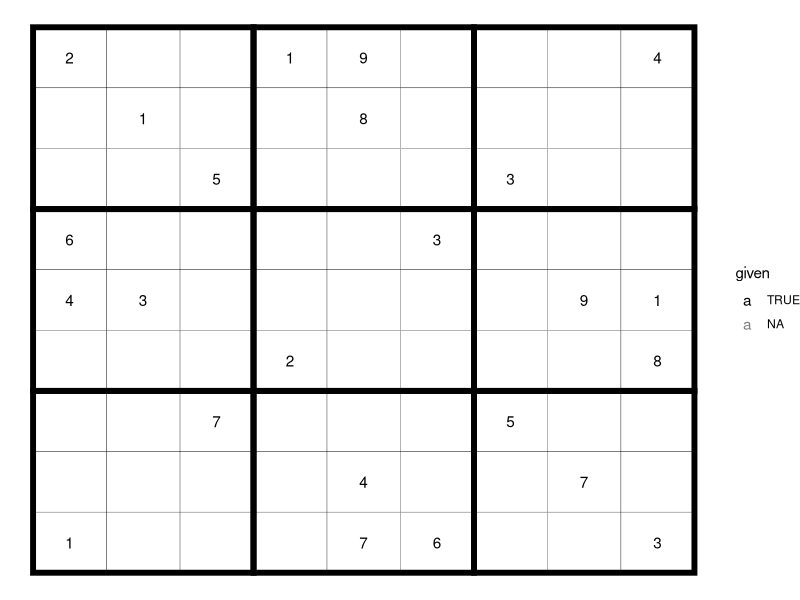
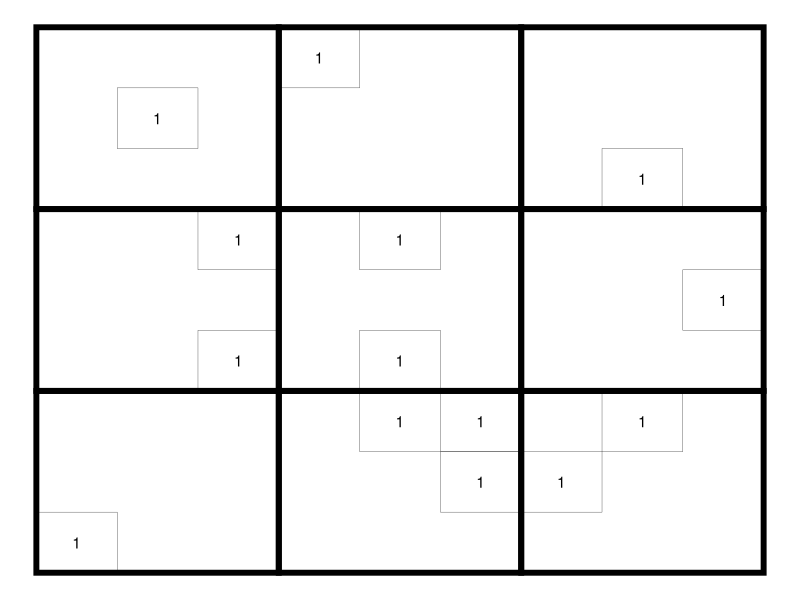
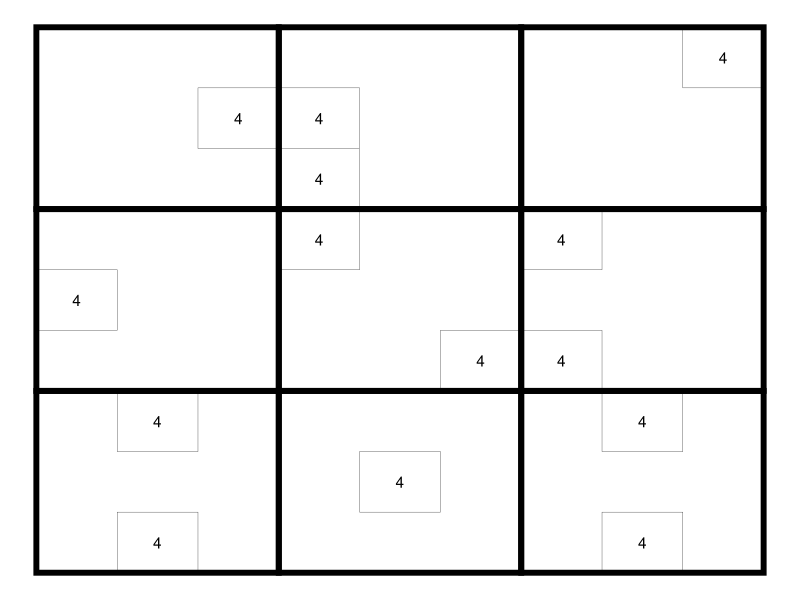
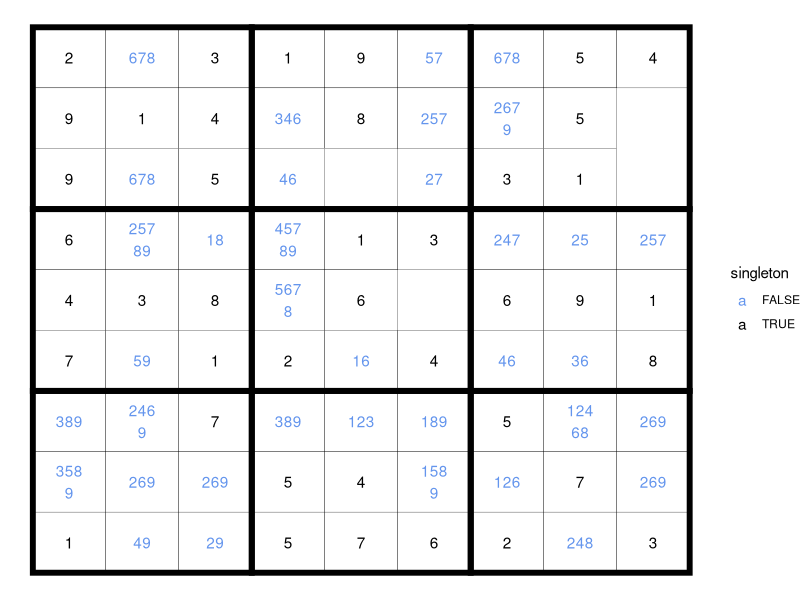
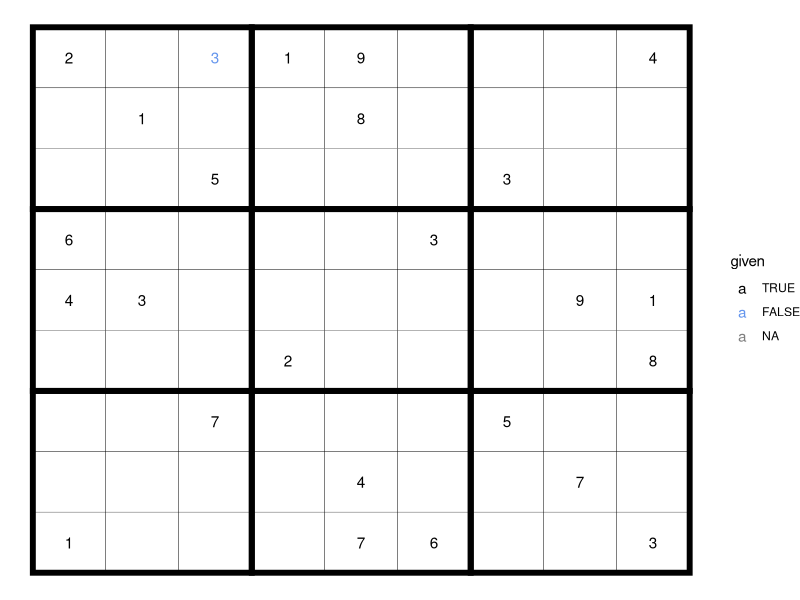
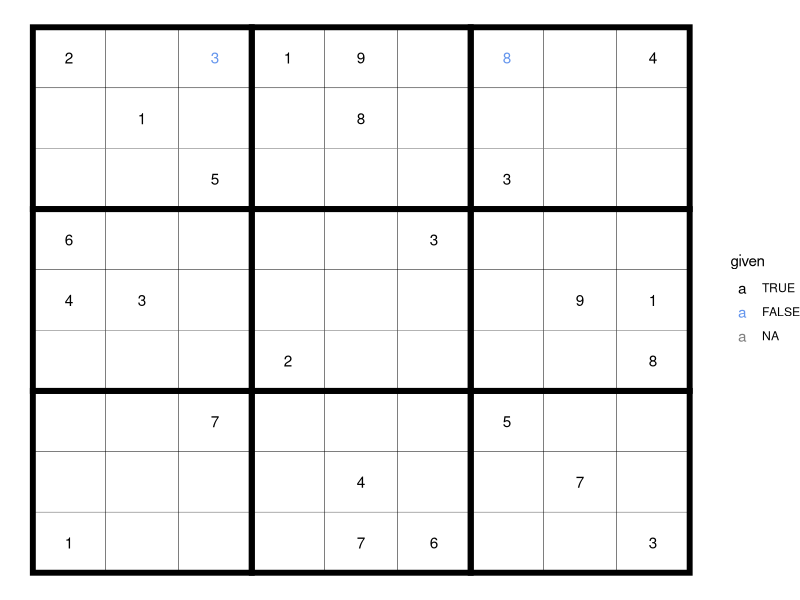
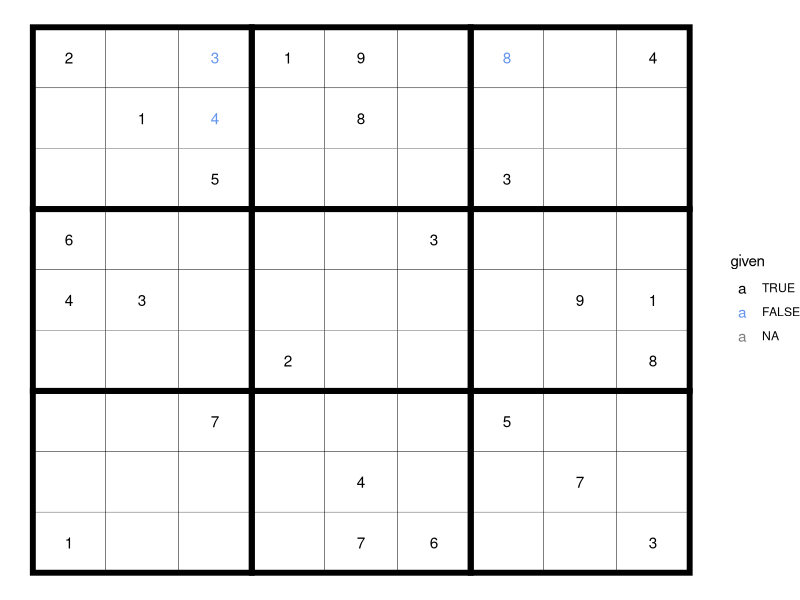
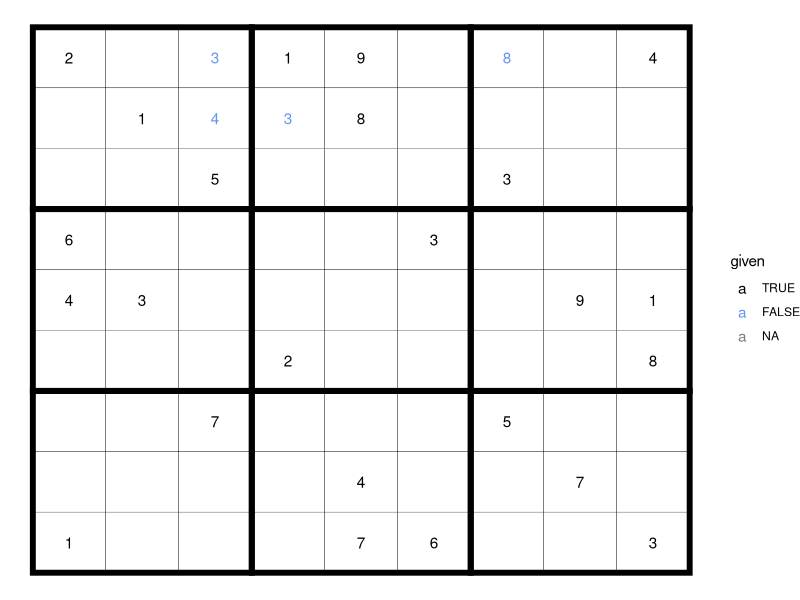

Source code (R) for these figures, in order: (Note: a time limit stopped this script after it produced the figures.)
library(tidyverse)

sudoku_choices <- tibble(
  value = integer(0),
  row = integer(0),
  column = integer(0)
)

initiate_empty_grid <- function() {
  tibble(
    value = NA,
    expand.grid(row=1:9, column=1:9),
    given = NA
  ) %>% 
    arrange(row, column)
}

add_value_xy <- function(.grid, .row, .column, value, given=FALSE) {
  idx <- which(.grid$row == .row & .grid$column == .column)
  .grid[idx, "value"] <- value
  .grid[idx, "given"] <- given
  .grid
}

sudoku_grid <- initiate_empty_grid()
sudoku_grid <- add_value_xy(sudoku_grid, 1, 1, 2, given=TRUE)
sudoku_grid <- add_value_xy(sudoku_grid, 1, 4, 1, given=TRUE)
sudoku_grid <- add_value_xy(sudoku_grid, 1, 5, 9, given=TRUE)
sudoku_grid <- add_value_xy(sudoku_grid, 1, 9, 4, given=TRUE)
sudoku_grid <- add_value_xy(sudoku_grid, 2, 2, 1, given=TRUE)
sudoku_grid <- add_value_xy(sudoku_grid, 2, 5, 8, given=TRUE)
sudoku_grid <- add_value_xy(sudoku_grid, 3, 3, 5, given=TRUE)
sudoku_grid <- add_value_xy(sudoku_grid, 3, 7, 3, given=TRUE)
sudoku_grid <- add_value_xy(sudoku_grid, 4, 1, 6, given=TRUE)
sudoku_grid <- add_value_xy(sudoku_grid, 4, 6, 3, given=TRUE)
sudoku_grid <- add_value_xy(sudoku_grid, 5, 1, 4, given=TRUE)
sudoku_grid <- add_value_xy(sudoku_grid, 5, 2, 3, given=TRUE)
sudoku_grid <- add_value_xy(sudoku_grid, 5, 8, 9, given=TRUE)
sudoku_grid <- add_value_xy(sudoku_grid, 5, 9, 1, given=TRUE)
sudoku_grid <- add_value_xy(sudoku_grid, 6, 4, 2, given=TRUE)
sudoku_grid <- add_value_xy(sudoku_grid, 6, 9, 8, given=TRUE)
sudoku_grid <- add_value_xy(sudoku_grid, 7, 3, 7, given=TRUE)
sudoku_grid <- add_value_xy(sudoku_grid, 7, 7, 5, given=TRUE)
sudoku_grid <- add_value_xy(sudoku_grid, 8, 5, 4, given=TRUE)
sudoku_grid <- add_value_xy(sudoku_grid, 8, 8, 7, given=TRUE)
sudoku_grid <- add_value_xy(sudoku_grid, 9, 1, 1, given=TRUE)
sudoku_grid <- add_value_xy(sudoku_grid, 9, 5, 7, given=TRUE)
sudoku_grid <- add_value_xy(sudoku_grid, 9, 6, 6, given=TRUE)
sudoku_grid <- add_value_xy(sudoku_grid, 9, 9, 3, given=TRUE)
sudoku_grid

get_tile_index <- function(index) {
  (index-1) %/% 3 + 1
}

get_tile_indices <- function(index) {
  1:3 + (index-1)*3
}

get_tile_values <- function(.grid, .row, .column) {
  row_tile <- get_tile_index(.row)
  column_tile <- get_tile_index(.column)
  get_rows <- get_tile_indices(row_tile)
  get_columns <- get_tile_indices(column_tile)
  .grid %>% 
    filter(row %in% get_rows & column %in% get_columns & !is.na(value)) %>% 
    pull(value)
}

exclude_choice_required_elsewhere <- function(.value, .choices, .row, .column) {
  # look for row/columns where a number cannot appear in 2 out of 3 tiles (on that row)
  # deduct that the choice MUST appear on that row/column in the remaining tile
  # eliminate that choice from the other rows/columns in that remaining tile
  
  # considering that this function focuses on a given row/column,
  # it needs to look at the other two rows for that tile
  row_tile <- get_tile_index(.row)
  column_tile <- get_tile_index(.column)
  tile_rows <- get_tile_indices(row_tile)
  tile_columns <- get_tile_indices(column_tile)
  tile_other_rows <- setdiff(tile_rows, .row)
  tile_other_columns <- setdiff(tile_columns, .column)
  other_tiles_rows <- setdiff(1:9, tile_rows)
  other_tiles_columns <- setdiff(1:9, tile_columns)
  
  # which other rows in the tile is this value a choice for?
  choice_other_rows <- .choices %>% 
    filter(value == .value & row %in% tile_other_rows & column %in% tile_columns) %>% 
    pull(row) %>% 
    unique()
  # exclude the value from this cell if it is required in any other row in that tile
  for (row in choice_other_rows) {
    choices_in_other_row <- .choices %>% 
      filter(row %in% choice_other_rows & !column %in% tile_columns) %>% 
      pull(value) %>% 
      unique() %>% 
      sort()
    if (!.value %in% choices_in_other_row) {
      return(TRUE) # exclude
    }
  }
  # which other rows in the tile is this value a choice for?
  choice_other_columns <- .choices %>% 
    filter(value == .value & column %in% tile_other_columns & row %in% tile_rows) %>% 
    pull(column) %>% 
    unique()
  # exclude the value from this cell if it is required in any other column in that tile
  for (column in choice_other_columns) {
    choices_in_other_column <- .choices %>% 
      filter(column %in% choice_other_columns & !row %in% tile_rows) %>% 
      pull(value) %>% 
      unique() %>% 
      sort()
    if (!.value %in% choices_in_other_column) {
      return(TRUE) # exclude
    }
  }
  return(FALSE)
}
exclude_choice_required_elsewhere(8, sudoku_choices, 1, 2)

compute_cell_choices <- function(.grid, .choices, .row, .column) {
  grid_value <- .grid %>% 
    filter(row == .row & column == .column) %>% 
    pull(value)
  if (!is.na(grid_value)) {
    return(grid_value)
  }
  
  choices <- 1:9
  
  row_values_used <- .grid %>% 
    filter(row == .row & !is.na(value)) %>% 
    pull(value)
  choices <- setdiff(choices, row_values_used)
  
  column_values_used <- .grid %>% 
    filter(column == .column & !is.na(value)) %>% 
    pull(value)
  choices <- setdiff(choices, column_values_used)
  
  tile_values_used <- get_tile_values(.grid, .row, .column)
  choices <- setdiff(choices, tile_values_used)
  
  print(choices)
  exclude <- vapply(choices, exclude_choice_required_elsewhere, FUN.VALUE = logical(1), .choices = .choices, .row = .row, .column = .column)
  print(exclude)
  choices <- choices[!exclude]
  print(choices)
  
  choices
}
compute_cell_choices(sudoku_grid, sudoku_choices, 1, 3)
compute_cell_choices(sudoku_grid, sudoku_choices, 2, 4)
compute_cell_choices(sudoku_grid, sudoku_choices, 3, 8)
compute_cell_choices(sudoku_grid, sudoku_choices, 6, 8)
compute_cell_choices(sudoku_grid, sudoku_choices, 8, 7)
compute_cell_choices(sudoku_grid, sudoku_choices, 1, 2)

update_choices_xy <- function(.grid, .row, .column, choices) {
  if (length(choices) == 0) {
    return(.grid)
  }
  .grid %>% 
    filter(!(row == .row & column == .column)) %>% 
    bind_rows(tibble(value = choices, row = .row, column = .column)) %>% 
    arrange(row, column)
}

update_choices_all <- function(sudoku_choices, sudoku_grid) {
  for (.row in 1:9) {
    for (.column in 1:9) {
      sudoku_grid_value <- sudoku_grid %>% 
        filter(row == .row & column == .column) %>% 
        pull(value)
      if (!is.na(sudoku_grid_value)) {
        sudoku_choices <- update_choices_xy(sudoku_choices, .row, .column, sudoku_grid_value)
      } else {
        choices <- compute_cell_choices(sudoku_grid, sudoku_choices, .row, .column)
        sudoku_choices <- update_choices_xy(sudoku_choices, .row, .column, choices)
      }
    }
  }
  sudoku_choices %>% 
    arrange(row, column)
}
sudoku_choices <- update_choices_all(sudoku_choices, sudoku_grid)

plot_grid <- function(.grid) {
  .grid <- .grid %>% 
    mutate(given = factor(given, c(TRUE, FALSE)))
  tile_centers <- expand.grid(row = 2 + 0:2*3, column = 2 + 0:2*3)
  ggplot(.grid, aes(column, 10-row)) +
    geom_tile(fill = "white", color = "black", width = 1, height = 1) +
    geom_tile(aes(10-row, column), tile_centers, fill = NA, color = "black", width = 3, height = 3, linewidth = 2) +
    geom_text(aes(label = value, color = given)) +
    theme_void() +
    scale_color_manual(values = c("TRUE" = "black", "FALSE" = "cornflowerblue"))
}
plot_grid(sudoku_grid)

plot_choices_value <- function(.choices, .value) {
  tile_centers <- expand.grid(row = 2 + 0:2*3, column = 2 + 0:2*3)
  .choices %>% 
    filter(value == .value) %>% 
    ggplot(aes(column, 10-row)) +
    geom_tile(fill = "white", color = "black", width = 1, height = 1) +
    geom_tile(aes(10-row, column), tile_centers, fill = NA, color = "black", width = 3, height = 3, linewidth = 2) +
    geom_text(aes(label = value)) +
    theme_void() +
    scale_color_manual(values = c("TRUE" = "black", "FALSE" = "cornflowerblue"))
}
plot_choices_value(sudoku_choices, 1)
plot_choices_value(sudoku_choices, 4)

strwrap_choices <- function(x) {
  x <- str_flatten(x)
  lapply(
    split(
      str_split(x, "")[[1]],
      head(rep(1:3, each = 3), str_length(x))
    ),
    str_flatten
  ) %>% str_flatten(collapse = "\n")
}
strwrap_choices("123456789")
strwrap_choices("12345")
strwrap_choices("12")

sudoku_choices %>% 
  group_by(row, column) %>% 
  summarise(value = strwrap_choices(value))

plot_choices <- function(.choices) {
  tile_centers <- expand.grid(row = 2 + 0:2*3, column = 2 + 0:2*3)
  .choices %>% 
    group_by(row, column) %>% 
    summarise(
      value = strwrap_choices(value),
      singleton = str_length(value) == 1
    ) %>%
    ggplot(aes(column, 10-row)) +
    geom_tile(fill = "white", color = "black", width = 1, height = 1) +
    geom_tile(aes(10-row, column), tile_centers, fill = NA, color = "black", width = 3, height = 3, linewidth = 2) +
    geom_text(aes(label = value, colour = singleton)) +
    theme_void() +
    scale_color_manual(values = c("TRUE" = "black", "FALSE" = "cornflowerblue"))
}
plot_choices(sudoku_choices)

get_cell_choices <- function(.grid, .row, .column) {
  .grid %>% 
    filter(row == .row & column == .column) %>% 
    pull(value)
}
get_cell_choices(sudoku_choices, 8, 7)
get_cell_choices(sudoku_choices, 1, 2)

only_cell_in_tile <- function(.choices, .value, .row, .column) {
  row_tile <- get_tile_index(.row)
  column_tile <- get_tile_index(.column)
  get_rows <- get_tile_indices(row_tile)
  get_columns <- get_tile_indices(column_tile)
  cells_in_tile <- .choices %>% 
    filter(value == .value) %>% 
    filter(row %in% get_rows & column %in% get_columns)
  identical(nrow(cells_in_tile), 1L) &&
    cells_in_tile$row == .row &&
    cells_in_tile$column == .column
}
only_cell_in_tile(sudoku_choices, 1, 3, 8)
only_cell_in_tile(sudoku_choices, 4, 4, 4)

only_cell_in_column <- function(.choices, .value, .row, .column) {
  cells_in_column <- .choices %>% 
    filter(column == .column & value == .value)
  identical(nrow(cells_in_column), 1L) &&
    cells_in_column$row == .row &&
    cells_in_column$column == .column
}
only_cell_in_column(sudoku_choices, 4, 4, 4)

only_cell_in_row <- function(.choices, .value, .row, .column) {
  cells_in_row <- .choices %>% 
    filter(row == .row & value == .value)
  identical(nrow(cells_in_row), 1L) &&
    cells_in_row$row == .row &&
    cells_in_row$column == .column
}
only_cell_in_row(sudoku_choices, 2, 5, 3)

prompt_next <- function() {
  x <- readline(prompt="Go next? ")
  grepl("y", x)
}

test_choices_xy <- function(.grid, .choices, .row, .column) {
  # what are the choices for the current cell?
  cell_choices <- get_cell_choices(.choices, .row, .column)
  message("== cell_choices ==")
  message("row: ", .row, ", column: ", .column, ", choice: ", cell_choices)
  # what are the choices for every other cell in the tile?
  tile_row_index <- get_tile_index(.row)
  tile_column_index <- get_tile_index(.column)
  tile_row_indices <- get_tile_indices(tile_row_index)
  tile_column_indices <- get_tile_indices(tile_column_index)
  competing_cells <- as_tibble(expand.grid(row = tile_row_indices, column = tile_column_indices)) %>% 
    bind_rows(tibble(row = .row, column = setdiff(1:9, .column))) %>% 
    bind_rows(tibble(row = setdiff(1:9, .row), column = .column)) %>% 
    filter(!(row == .row & column ==.column)) %>% 
    distinct(row, column) %>% 
    arrange(row, column)
  # print(c(.row, .column))
  # print(competing_cells, n = Inf)
  other_cell_choices <- competing_cells %>% 
    inner_join(.choices, c("row", "column")) %>% 
    pull(value) %>% 
    unique()
  print(other_cell_choices)
  cell_choices[!cell_choices %in% other_cell_choices]
}
test_choices_xy(sudoku_grid, sudoku_choices, 3, 8)

firstpass <- TRUE
continue <- TRUE
prompt <- F
n_filled <- sum(!is.na(sudoku_grid$value))
while(any(is.na(sudoku_grid$value)) & continue) {
  if (firstpass) {
    sudoku_choices <- update_choices_all(sudoku_choices, sudoku_grid)
    firstpass <- FALSE
  }
  for (row in 1:9) {
    # interrupt if signal is toggled
    if (!continue) break
    for (column in 1:9) {
      # interrupt if signal is toggled
      if (!continue) break
      if (!is.na(sudoku_grid[sudoku_grid$row == row & sudoku_grid$column == column, "value"])) {
        next
      }
      # eliminate choices from 1:9
      only_choice <- test_choices_xy(sudoku_grid, sudoku_choices, row, column)
      message("== only_choice ==")
      message("row: ", row, ", column: ", column, ", only_choice: ", only_choice)
      if (length(only_choice) == 1) {
        if (prompt) {
          continue <- prompt_next()
        } else {
          continue <- TRUE
        }
        if (continue) {
          sudoku_grid <- add_value_xy(sudoku_grid, row, column, only_choice, given = FALSE)
          print(plot_grid(sudoku_grid))
          Sys.sleep(0.5)
          sudoku_choices <- update_choices_all(sudoku_choices, sudoku_grid)
          next
        } else {
          break
        }
      }
      # only cell in tile for this value?
      cell_choices <- get_cell_choices(sudoku_choices, row, column)
      only_cell <- vapply(cell_choices, only_cell_in_tile, logical(1), .choices = sudoku_choices, .row = row, .column = column)
      value <- cell_choices[only_cell]
      message("== only cell ==")
      message("row: ", row, ", column: ", column, ", value: ", value)
      if (sum(only_cell) == 1) {
        if (prompt) {
          continue <- prompt_next()
        } else {
          continue <- TRUE
        }
        if (continue) {
          sudoku_grid <- add_value_xy(sudoku_grid, row, column, value, given = FALSE)
          print(plot_grid(sudoku_grid))
          Sys.sleep(0.5)
          sudoku_choices <- update_choices_all(sudoku_choices, sudoku_grid)
          next
        } else {
          break
        }
      }
      # only cell in column for value?
      only_cell <- vapply(cell_choices, only_cell_in_column, logical(1), .choices = sudoku_choices, .row = row, .column = column)
      value <- cell_choices[only_cell]
      message("== only cell ==")
      message("row: ", row, ", column: ", column, ", value: ", value)
      if (sum(only_cell) == 1) {
        if (prompt) {
          continue <- prompt_next()
        } else {
          continue <- TRUE
        }
        if (continue) {
          sudoku_grid <- add_value_xy(sudoku_grid, row, column, value, given = FALSE)
          print(plot_grid(sudoku_grid))
          Sys.sleep(0.5)
          sudoku_choices <- update_choices_all(sudoku_choices, sudoku_grid)
          next
        } else {
          break
        }
      }
      # only cell in row for value?
      only_cell <- vapply(cell_choices, only_cell_in_row, logical(1), .choices = sudoku_choices, .row = row, .column = column)
      value <- cell_choices[only_cell]
      message("== only cell ==")
      message("row: ", row, ", column: ", column, ", value: ", value)
      if (sum(only_cell) == 1) {
        if (prompt) {
          continue <- prompt_next()
        } else {
          continue <- TRUE
        }
        if (continue) {
          sudoku_grid <- add_value_xy(sudoku_grid, row, column, value, given = FALSE)
          print(plot_grid(sudoku_grid))
          Sys.sleep(0.5)
          sudoku_choices <- update_choices_all(sudoku_choices, sudoku_grid)
          next
        } else {
          break
        }
      }
    }
  }
  new_n_filled <- sum(!is.na(sudoku_grid$value))
  if (continue && identical(new_n_filled, n_filled)) {
    message("No progress in last round. No point trying again.")
    break
  }
  n_filled <- new_n_filled
}
plot_grid(sudoku_grid)
